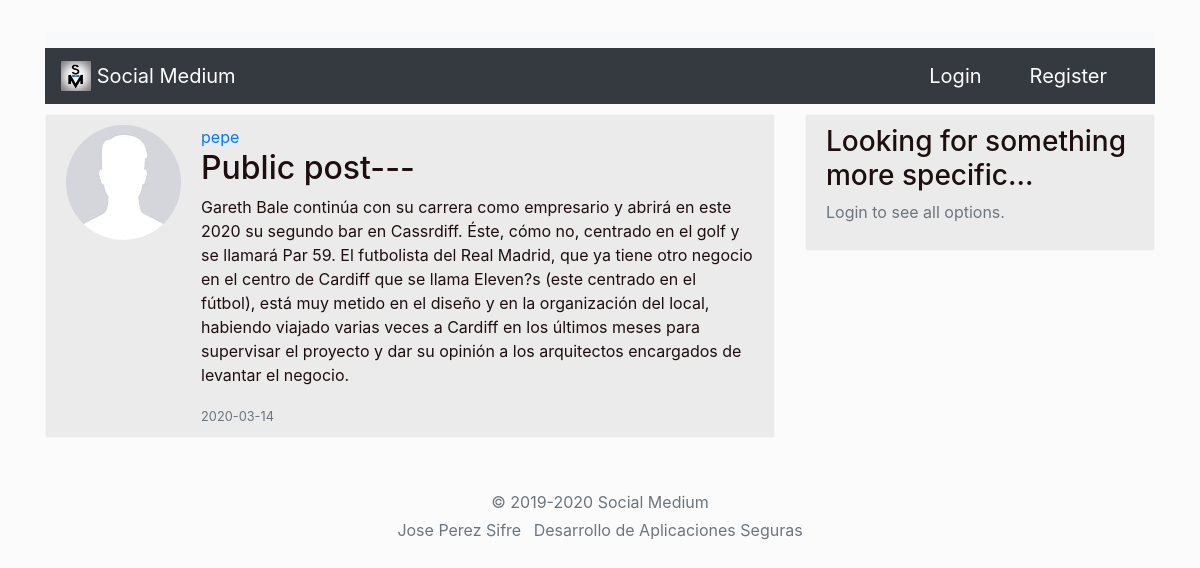
/post/1, run on the app's committed database.
### medium/models.py (models this page shows, shortened)
class User(db.Model, UserMixin):
    id = db.Column(db.Integer, primary_key=True)
    username = db.Column(db.String(25), unique=True, nullable=False)
    email = db.Column(db.String(100), unique=True, nullable=False)
    image_file = db.Column(db.String(20), nullable=False, default='default.jpg')
    password = db.Column(db.String(60), nullable=False)
    registration_date = db.Column(db.DateTime, nullable=False, default=datetime.utcnow)
    ciphered_Uk = db.Column(db.String(32), nullable=False)
    salt_Pk = db.Column(db.String(16), nullable=False)
    iv_Uk = db.Column(db.String(16), nullable=False)
    otp_secret = db.Column(db.String(16))
    confirmed = db.Column(db.Boolean, nullable=False, default=False)
    posts = db.relationship('Post', cascade="all,delete", backref='author', lazy=True)
    devices = db.relationship('Device', cascade="all,delete", backref='belong', lazy=True)

class Post(db.Model):
    id = db.Column(db.Integer, primary_key=True)
    title = db.Column(db.String(100), nullable=False)
    date_posted = db.Column(db.DateTime, nullable=False, default=datetime.utcnow)
    content = db.Column(db.Text, nullable=False)
    post_type = db.Column(db.String(1), nullable=False, default='0')
    shared_token = db.Column(db.String(512), nullable=True)#Por defecto, default=NULL
    iv_post = db.Column(db.String(16), nullable=True)
    user_id = db.Column(db.Integer, db.ForeignKey('user.id'), nullable=False)
    '''
    def get_post_type(self):
        return self.__post_type

    def set_post_type(self, post_type):
        self.__post_type = post_type
    '''

### medium/posts/routes.py (the view)
@posts.route("/post/<int:post_id>", methods=['GET'])
def post(post_id):
    post = Post.query.get_or_404(post_id)
    if current_user.is_authenticated:
        if post.author != current_user and post.post_type=='1':
            current_app.logger.warning('[User: %s] [Message: Ha intenatado ver el post personal %d que no es suyo]',current_user.username, post.id)
            abort(403)
        elif post.author == current_user and post.post_type=='1':
            if 'Pk' not in session:
                current_app.logger.warning('[User: %s] [Message: No ha podido crear post personal, no esta la llave en la sesion]',current_user.username)
                abort(404)
            decrypt_personal_post(session['Pk'], current_user, post)
            return render_template('post.html', title=post.title, post=post)
        else:
            return render_template('post.html', title=post.title, post=post)
    else:
        if post.post_type == '2':
            return render_template('post.html', title=post.title, post=post)
        else:
            flash(f'You must login in to see that post', 'info')
            return redirect(url_for('users.login'))

### medium/templates/post.html (shortened to what this page needs)
{% extends "base.html" %}
{% block content %}
<article class="media content-section">
  <img class="rounded-circle account-imgSize"
    src="{{ url_for('static', filename='profilePictures/' + post.author.image_file) }}">
  <div class="media-body">
    <div class="article-metadata">
      <a class="mr-2"
        href="{{ url_for('users.user_post', username=post.author.username) }}">{{ post.author.username }}</a>
  </div>
  <h2 class="article-title">{{ post.title }}</h2>
  <p class="article-content">{{ post.content }}</p>
  <small class="text-muted">{{ post.date_posted.strftime('%Y-%m-%d') }}</small>
</article>
{% endblock content %}

### medium/static/main.css (style rules this page uses)
.content-section { background: #ecebeb; padding: 10px 20px; border: 1px solid #f5f5f5; border-radius: 3px; margin-bottom: 20px; margin-top: 10px; }
body { background-color: #fbfbfb; color: #1d0f0f; margin-top: 2rem; }
.account-imgSize { height: 115px; width: 115px; margin-right: 20px; margin-bottom: 16px; }

### data on the page
User: image_file (placeholder picture), author.username "pepe"
Post: title "Public post---", content "Gareth Bale continúa con su carrera como empresario y abrirá en este 2020 su segundo bar en Cassrdiff. Éste, cómo no, centrado en el golf y se llamará Par 59. El futbolista del Real Madrid, que ya tiene otro negocio en el centro de Cardiff que se llama Eleven?s (este centrado en el fútbol), está muy metido en el diseño y en la organización del local, habiendo viajado varias veces a Cardiff en los últimos meses para supervisar el proyecto y dar su opinión a los arquitectos encargados de levantar el negocio.", date_posted "2020-03-14"
